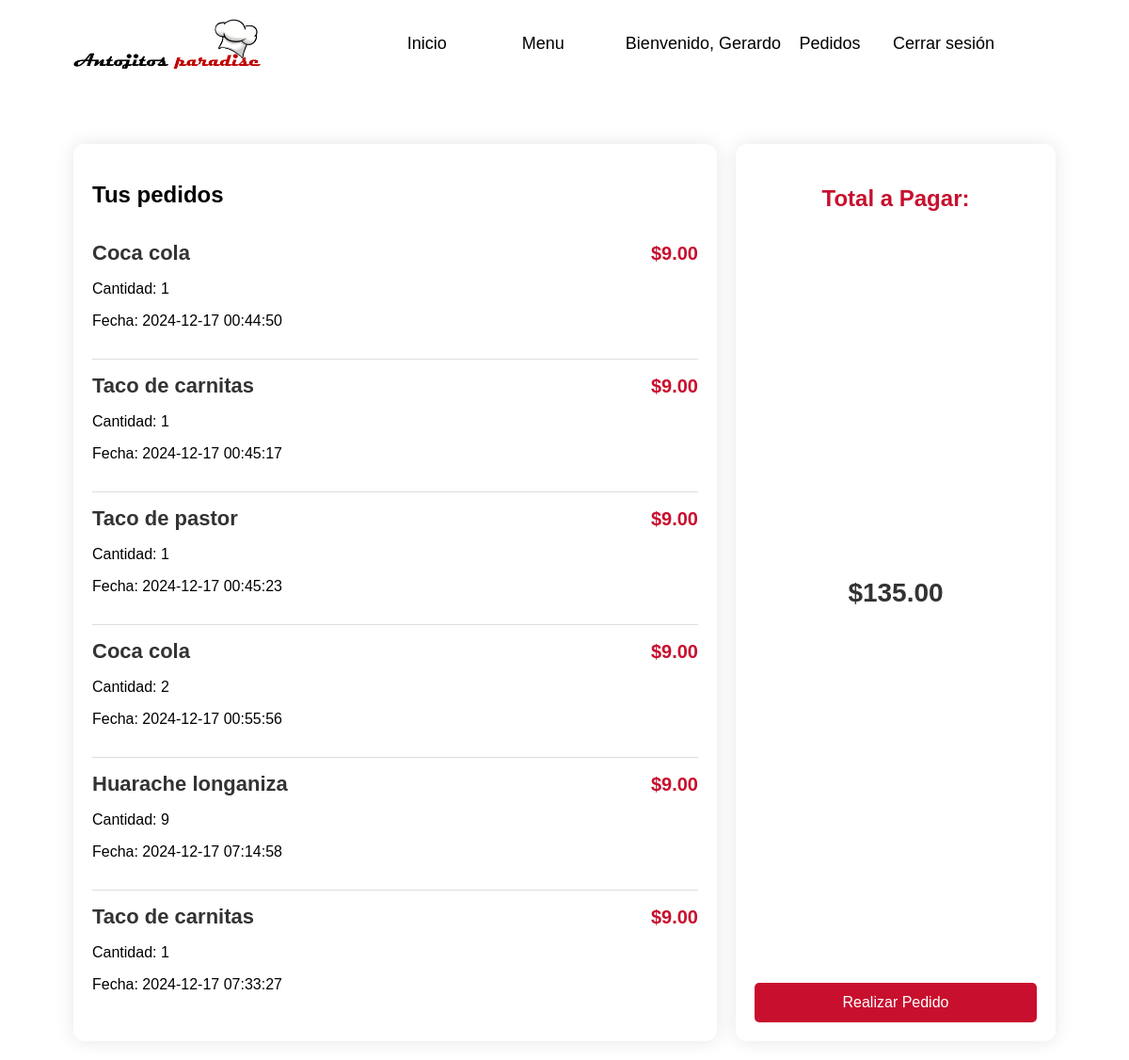
The app's page /antjitos-cliente/pedidos.php (signed in) with its own data.
### tables this page shows
CREATE TABLE `pedidos` (
  `id_pedido` int(11) NOT NULL,
  `fecha_hora` datetime NOT NULL DEFAULT current_timestamp(),
  `estado` enum('Pendiente','Confirmado','Cancelado') NOT NULL DEFAULT 'Pendiente',
  `producto_id` int(11) NOT NULL,
  `nombre_producto` varchar(255) NOT NULL,
  `cantidad` int(11) NOT NULL,
  `precio` decimal(10,2) NOT NULL,
  `categoria` enum('Bebida','Taco','Huarache') NOT NULL,
  `id_cliente` int(11) NOT NULL
);

### antjitos-cliente/pedidos.php (the view, shortened to what this page needs)
<?php
require 'db_connection.php';
$id_cliente = $_SESSION['id_cliente'];
try {
    $stmt = $conn->prepare("SELECT * FROM pedidos WHERE id_cliente = :id_cliente");
    $stmt->bindParam(':id_cliente', $id_cliente, PDO::PARAM_INT);
    $stmt->execute();
    $pedidos = $stmt->fetchAll(PDO::FETCH_ASSOC);
    $total = 0;
    foreach ($pedidos as $pedido) {
        $total += $pedido['cantidad'] * $pedido['precio'];
    }
} catch (PDOException $e) {
    die("Error al obtener los pedidos: " . $e->getMessage());
}
?>
<!DOCTYPE html>
<html lang="es">
<head>
</head>
<body>
<header>
        <img class="logo" src="img/Carrusel/Log.png" alt="Logo">
        <nav>
            <ul class="menu-nav">
                <li><a href="index.php">Inicio</a></li>
                <li><a href="menu.php">Menu</a></li>
                <li>
                    <?php if (isset($_SESSION['nombre'])): ?>
                        <span style="color: black; font-size:18px ">Bienvenido, <?php echo htmlspecialchars($_SESSION['nombre']); ?></span>
                        <a href="pedidos.php">Pedidos</a>
                        <a href="cerrar_sesion.php">Cerrar sesión</a>
                    <?php else: ?>
                        <button id="login-button">Iniciar sesión</button>
                    <?php endif; ?>
                </li>
            </ul>
        </nav>
    </header>
<div class="container">
    <div class="product-list">
        <h2>Tus pedidos</h2>
        <?php if (count($pedidos) > 0): ?>
            <?php foreach ($pedidos as $pedido): ?>
                <div class="product-item">
                    <div class="product-header">
                        <span class="product-name"><?php echo htmlspecialchars($pedido['nombre_producto']); ?></span>
                        <span class="product-price">$<?php echo number_format($pedido['precio'], 2); ?></span>
                    </div>
                    <p>Cantidad: <?php echo $pedido['cantidad']; ?></p>
                    <p>Fecha: <?php echo $pedido['fecha_hora']; ?></p>
                </div>
            <?php endforeach; ?>
        <?php else: ?>
            <p>No tienes pedidos registrados.</p>
        <?php endif; ?>
    </div>
    <div class="total-cost">
        <h3>Total a Pagar:</h3>
        <p>$<?php echo number_format($total, 2); ?></p>
        <form id="pedidoForm" action="confirmacion_pago.php" method="POST">
    <button type="button" class="order-button" id="realizarPedidoBtn">Realizar Pedido</button>
</form>
    </div>
</div>
</body>
</html>

### antjitos-cliente/pedidos.php (style rules this page uses)
body { font-family: 'Arial', sans-serif; display: flex; flex-direction: column; justify-content: flex-start; align-items: center; padding: 20px; background-color: white; margin: 0; }
.container { display: flex; gap: 20px; width: 90%; max-width: 1200px; margin-top: 80px; flex-direction: row; justify-content: space-between; }
.product-list { background-color: white; border-radius: 12px; padding: 20px; box-shadow: 0px 0px 20px rgba(0, 0, 0, 0.1); flex: 1; position: relative; }
.product-item { border-bottom: 1px solid #ddd; padding: 15px 0; position: relative; transition: transform 0.2s; }
.product-item:last-child { border-bottom: none; }
.product-header { display: flex; justify-content: space-between; align-items: center; }
.product-name { font-size: 22px; font-weight: bold; color: #333; }
.product-price { font-size: 20px; color: #c8102e; font-weight: bold; }
.total-cost { background-color: #ffffff; border-radius: 12px; padding: 20px; box-shadow: 0px 0px 20px rgba(0, 0, 0, 0.1); text-align: center; position: relative; width: 300px; display: flex; flex-direction: column; justify-content: space-between; }
.total-cost h3 { font-size: 24px; color: #c8102e; margin-bottom: 10px; }
.total-cost p { font-size: 28px; font-weight: bold; color: #333; margin: 0; }
.order-button { background-color: #c8102e; color: white; border: none; border-radius: 5px; padding: 12px 20px; cursor: pointer; font-size: 16px; margin-top: 20px; transition: background-color 0.2s; width: 100%; }
header { background-color: white; width: 90%; display: flex; justify-content: space-between; align-items: center; }
.logo { width: 200px; height: auto; margin-right: 40px; }
nav ul.menu-nav { display: flex; align-items: center; }
nav ul.menu-nav li { margin-right: 50px; list-style: none; color: black }
nav ul.menu-nav li a { color: black; text-decoration: none; }
nav ul li a { text-decoration: none; color: black; font-size: 18px; padding: 10px 15px; transition: color 0.3s; }

### records on screen
pedidos: nombre_producto "Coca cola", precio "9.00", cantidad "1", fecha_hora "2024-12-17 00:44:50"
pedidos: nombre_producto "Taco de carnitas", precio "9.00", cantidad "1", fecha_hora "2024-12-17 00:45:17"
pedidos: nombre_producto "Taco de pastor", precio "9.00", cantidad "1", fecha_hora "2024-12-17 00:45:23"
pedidos: nombre_producto "Coca cola", precio "9.00", cantidad "2", fecha_hora "2024-12-17 00:55:56"
pedidos: nombre_producto "Huarache longaniza", precio "9.00", cantidad "9", fecha_hora "2024-12-17 07:14:58"
pedidos: nombre_producto "Taco de carnitas", precio "9.00", cantidad "1", fecha_hora "2024-12-17 07:33:27"

### other values on screen
$_SESSION['nombre'] "Gerardo"
$total "135.00"
